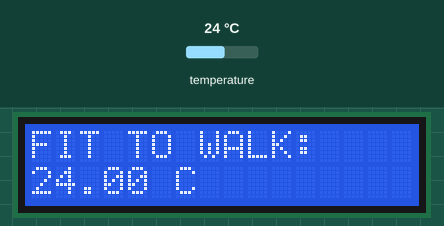
The sketch below on a simulated Arduino Uno, built with avr-gcc and run on an emulated ATmega328P. On the bench: 16×2 character LCD. Inputs (shaded band) come from the test bench; at power-on: temperature 24 °C. What the sketch prints to the serial monitor is not drawn.

Above: at 1.2 s.
1.3 s: temperature set to 36.6 °C
At 3.5 s:
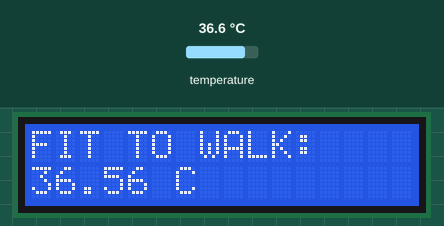
4.1 s: temperature set to 37.5 °C
At 4.9 s:
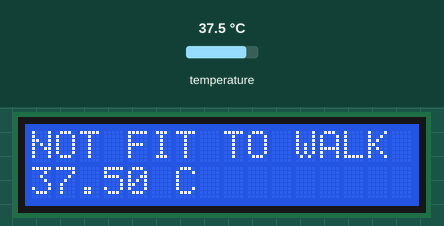
6.6 s: temperature set to 12 °C
At 8.9 s:
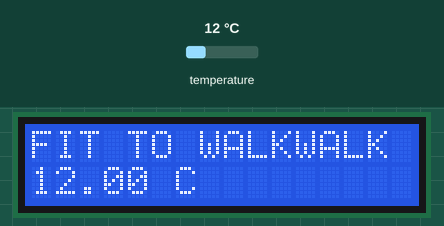
Timing chart, 0 to 10.4 s (numbered marks = the images above; inputs shaded):
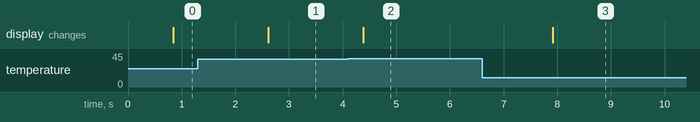

Measured:
- the behaviour switches between 37 and 37.1 °C on temperature (found by bisection; images 1 and 2)
- after the input at 1.3 s, the display: changes after 1.3 s (image 1)
- after the input at 4.1 s, the display: changes after 0.28 s (image 2)
- after the input at 6.6 s, the display: changes after 1.3 s (image 3)

The sketch:

temp.ino
```cpp
#include <OneWire.h>
#include <DallasTemperature.h>
#include <LiquidCrystal.h>

// Pin definitions
const int sensorPin = 2;  // DS18B20 data pin
const int rs = 7, en = 8, d4 = 9, d5 = 10, d6 = 11, d7 = 12;  // LCD pinout
const int ledPin = 13; // LED pin for indicating fitness status

// Setup the OneWire and DallasTemperature libraries
OneWire oneWire(sensorPin);
DallasTemperature sensors(&oneWire);

// Setup the LCD display
LiquidCrystal lcd(rs, en, d4, d5, d6, d7);

void setup() {
  // Start serial communication for debugging
  Serial.begin(9600);

  // Start the DallasTemperature library
  sensors.begin();

  // Initialize the LCD display
  lcd.begin(16, 2);

  // Print a welcome message to the LCD display
  lcd.print("Temperature: ");
}

void loop() {
  // Request temperature readings from the DS18B20 sensor
  sensors.requestTemperatures();

  // Read the temperature and convert it to Celsius
  float tempC = sensors.getTempCByIndex(0);

  // Print the temperature to the serial monitor for debugging
  Serial.print("Temperature: ");
  Serial.print(tempC);
  Serial.println(" °C");

  // Display the temperature on the LCD display
  lcd.setCursor(0, 1);
  lcd.print(tempC);
  lcd.print(" C");

  // Check if temperature exceeds 37°C
  if (tempC > 37.0) {
    // Display "NOT FIT TO WALK" on the LCD
    lcd.setCursor(0, 0);
    lcd.print("NOT FIT TO WALK");

    // Turn on LED to indicate not fit to walk
    digitalWrite(ledPin, HIGH);
  } else {
    // Display "FIT TO WALK" on the LCD
    lcd.setCursor(0, 0);
    lcd.print("FIT TO WALK");

    // Turn off LED to indicate fit to walk
    digitalWrite(ledPin, LOW);
  }

  // Wait for 1 second before repeating
  delay(1000);
}
```
